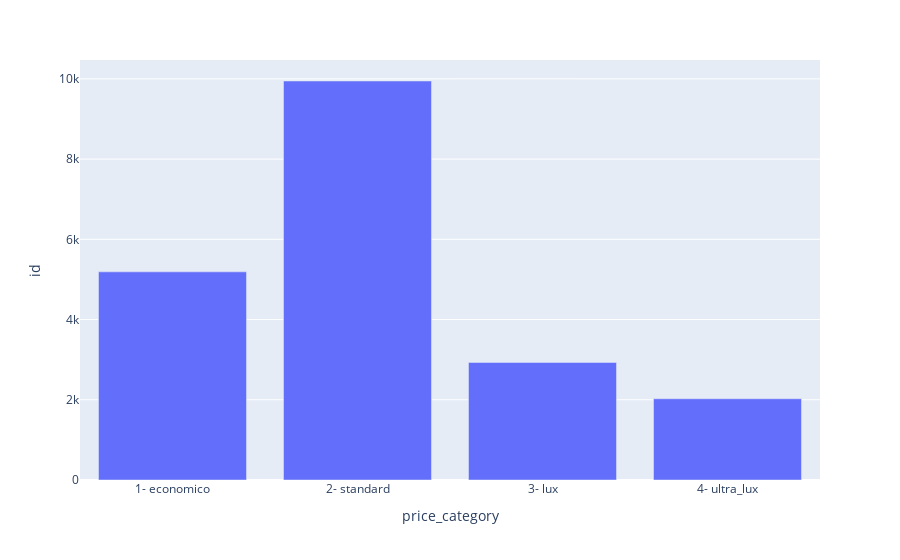

Notebook code for this chart:
### Code cell
plt.figure(figsize=(12, 6))

# TODO: boxplot count vs price category
# ax = sns.boxplot(
#     data=airbnb_df,
#     y= 'price',
#     x="price_category",
#     legend=False
#     )

px.bar(
    airbnb_price_count,
    x = 'price_category',
    y = 'id',
)

### Figure 1 — Plotly figure (JSON) as saved in the notebook; plotly's stock layout.template omitted (floating-point values rounded to 4 significant figures)
{"data": [{"hovertemplate": "price_category=%{x}<br>id=%{y}<extra></extra>", "legendgroup": "", "marker": {"color": "#636efa", "pattern": {"shape": ""}}, "name": "", "orientation": "v", "showlegend": false, "textposition": "auto", "type": "bar", "x": ["1- economico", "2- standard", "3- lux", "4- ultra_lux"], "xaxis": "x", "y": [5189, 9947, 2931, 2025], "yaxis": "y"}], "layout": {"barmode": "relative", "legend": {"tracegroupgap": 0}, "margin": {"t": 60}, "xaxis": {"anchor": "y", "domain": [0, 1], "title": {"text": "price_category"}}, "yaxis": {"anchor": "x", "domain": [0, 1], "title": {"text": "id"}}}}
